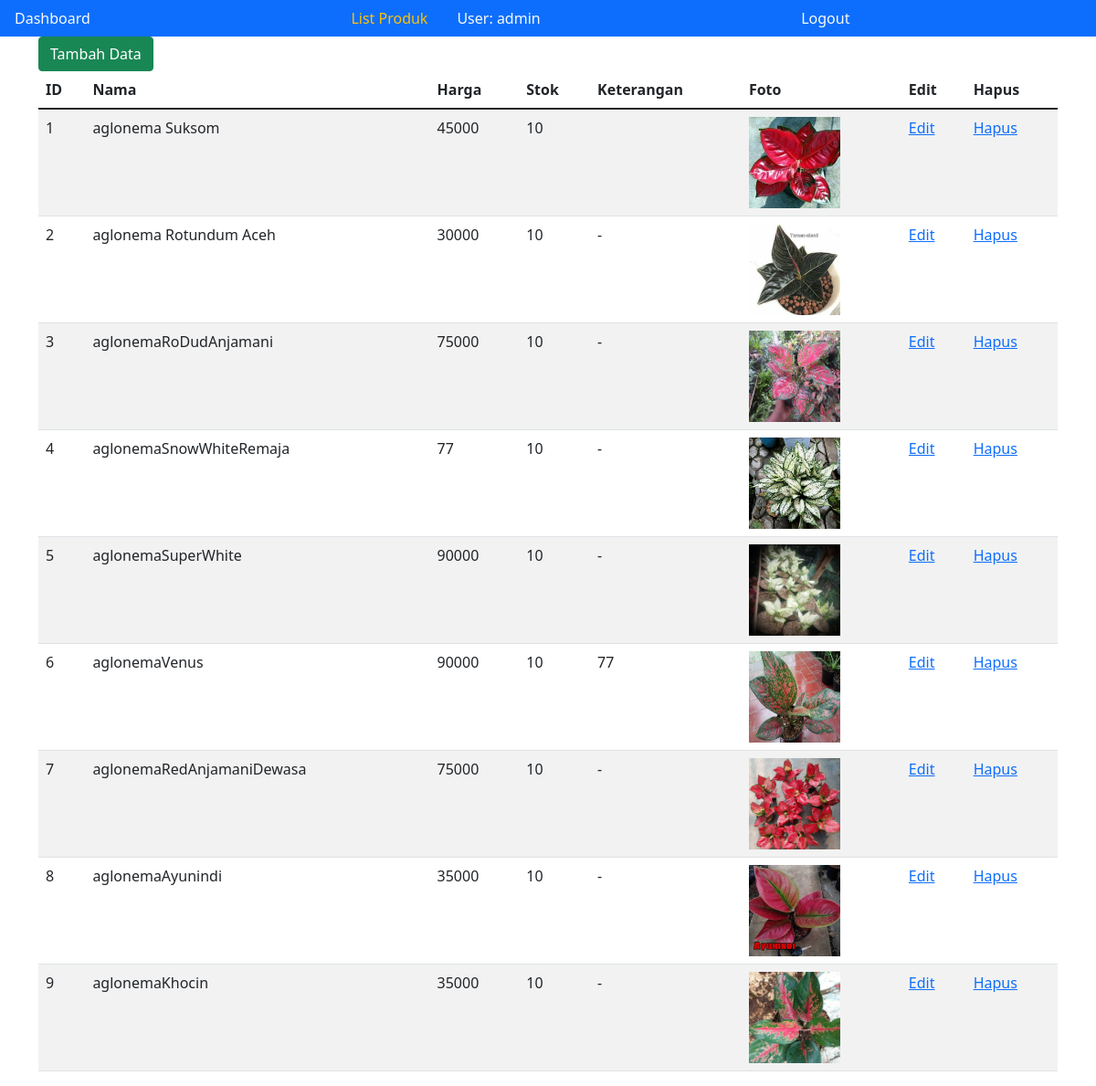
The page /listbarang.php (signed in) on the database as committed earlier.
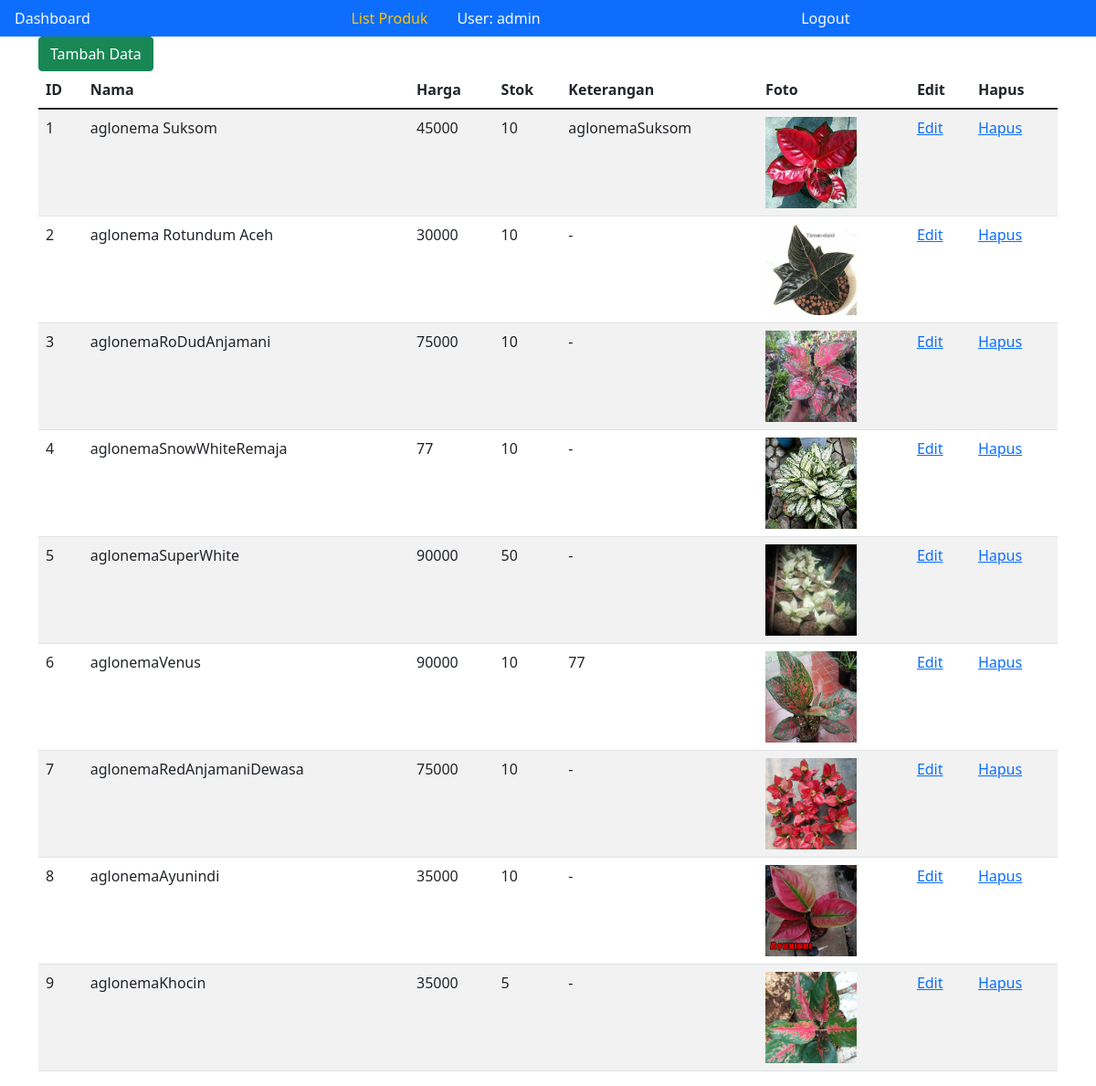
The same page on the database as committed later.
### tables this page shows
CREATE TABLE `barang` (
  `id` int(11) NOT NULL,
  `nama` varchar(40) DEFAULT NULL,
  `hrg` double DEFAULT NULL,
  `jml` int(11) DEFAULT NULL,
  `keterangan` varchar(100) DEFAULT NULL,
  `foto` varchar(255) DEFAULT NULL,
  PRIMARY KEY (`id`)
);

### listbarang.php (the view, shortened to what this page needs)
<?php
if (isset($_SESSION["username"]))
    $user = $_SESSION["username"];
else
    header("location:index.php");
?>
<!DOCTYPE html>
<html lang="en">
<head>
    <link rel="stylesheet" href="https://cdn.jsdelivr.net/npm/bootstrap@5.1.3/dist/css/bootstrap.min.css">
</head>
<body>
    <nav class="nav nav-pills flex-sm-row bg-primary">
        <a href="dashboard.php" class="flex-sm-fill text-sm-start nav-link text-light">Dashboard</a>
        <span class="nav-link text-warning disabled" aria-current="page">List Produk</span>
        <a href="#" class="flex-sm-fill text-sm-start nav-link text-light disabled">User: <?= $user; ?> </a>
        <a href="logout.php" class="flex-sm-fill text-sm-start nav-link text-light">Logout</a>
    </nav>
    <div class="container">
    <?php
        include "koneksi.php";
        $sql = "SELECT * FROM barang ORDER BY id";
        $hasil = $conn->query($sql);
        echo "<a href='addBrg.php' class='btn btn-success text-white'>Tambah Data</a>";
        if ($hasil->num_rows > 0) {
            echo "<table class='table table-striped'>
                    <thead>
                        <tr>
                            <th scope='col'>ID</th>
                            <th scope='col'>Nama</th>
                            <th scope='col'>Harga</th>
                            <th scope='col'>Stok</th>
                            <th scope='col'>Keterangan</th>
                            <th scope='col'>Foto</th>
                            <th scope='col'>Edit</th>
                            <th scope='col'>Hapus</th>
                        </tr>
                    </thead>
                    <tbody>";
            while ($row = $hasil->fetch_assoc()) {
                $teks = "<tr>";
                $teks .= "<td>" . $row["id"] . "</td>";
                $teks .= "<td>" . $row["nama"] . "</td>";
                $teks .= "<td>" . $row["hrg"] . "</td>";
                $teks .= "<td>" . $row["jml"] . "</td>";
                $teks .= "<td>" . $row["keterangan"] . "</td>";
                $teks .= "<td><img src='img/". $row["foto"] ."' style='width:100px; height:100px;'></img></td>";
                $teks .= "<td><a href='editBrg.php?id=" . $row["id"] . "'>Edit</a></td>";
                $teks .= "<td><a href='delBrg.php?id=" . $row["id"] ."'>Hapus</a></td>";
                $teks .= "</tr>";
                echo $teks;
            }
            echo "</tbody>
                </table>";
        } else {
            echo "jml rec: 0 ";
        }
    ?>
    </div>
</body>
</html>

Rows that differ between the two databases and show on the page:
changed barang "aglonema Suksom": keterangan (not shown) → "aglonemaSuksom"
changed barang "aglonemaSuperWhite": jml "10" → "50"
changed barang "aglonemaKhocin": jml "10" → "5"
